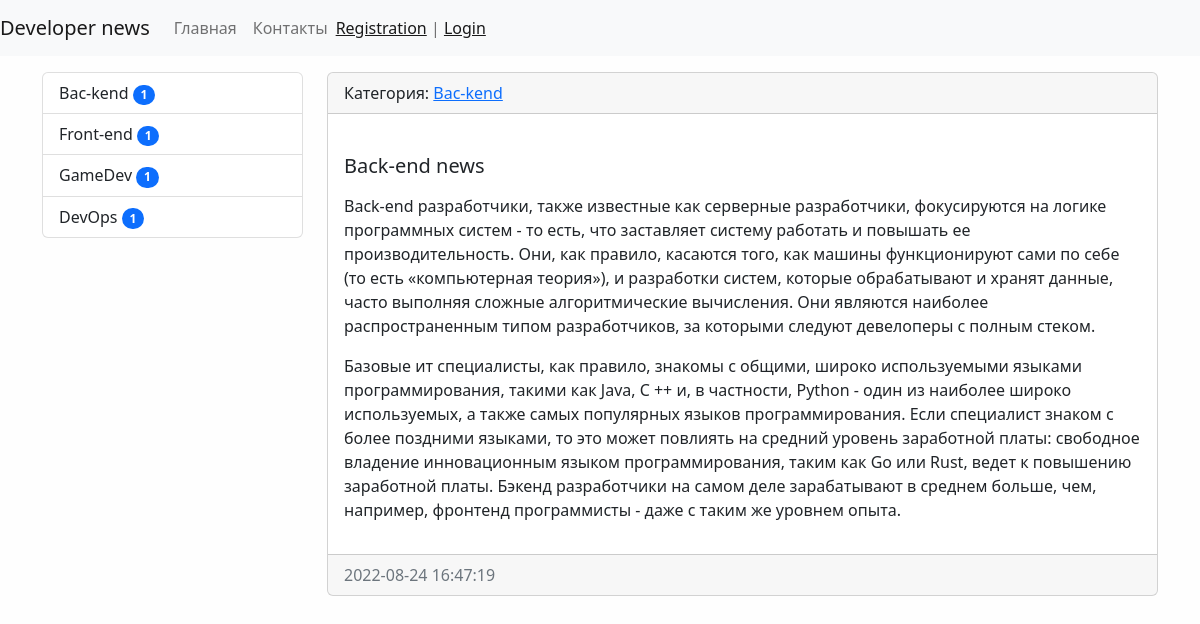
/news/1/, run on an earlier commit of the app's database.
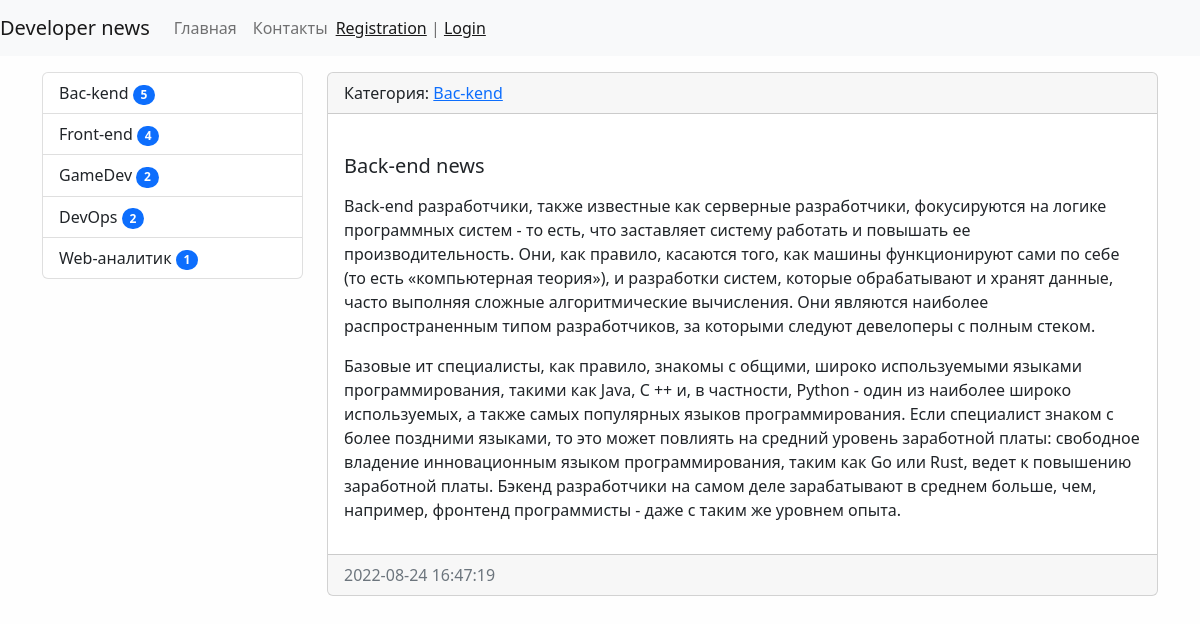
And on a later commit of the database.
### news/models.py (models this page shows, shortened)
class Category(models.Model):
    title = models.CharField(max_length=150, db_index=True,  verbose_name='Наименование категории')
    def get_absolute_url(self):
        return reverse('category', kwargs={'category_id': self.pk})
    class Meta:
        verbose_name = 'Категория'
        verbose_name_plural = 'Категории'
        ordering = ['title']

### news/views.py (the view)
# urls.py: path('news/<int:pk>/', ViewNews.as_view(), name='view_news'),
class ViewNews(DetailView):
    model = News
    context_object_name = 'news_item'
    queryset = News.objects.all()
    def get_object(self):
        obj = super().get_object()
        obj.update_views()
        return obj

### news/models.py (called while the page is built)
    def update_views(self):
        with transaction.atomic():
            self.views += 1
            self.save()

### news/templatetags/news_tags.py (called while the page is built)
@register.inclusion_tag('news/list_categories.html')
def show_categories():
    categories = cache.get('categories')
    if not categories:
        categories = Category.objects.annotate(cnt=Count('news', filter=F('news__is_published'))).filter(cnt__gt=0)
        cache.set('categories', categories, 30)
    return {'categories': categories}

### news/templates/news/news_detail.html (shortened to what this page needs)
{% extends 'base.html' %}
{% block sidebar %}
{% include 'inc/_sidebar.html' %}
{% endblock %}
{% block content %}
<div class="card mb-3">
    <div class="card-header">
        Категория: <a href="{{ news_item.category.get_absolute_url }}">{{ news_item.category.title }}</a>
    </div>
    <div class="card-body">
        <div class="media">
            <div class="media-body">
                <h5 class="card-title">{{ news_item.title }}</h5>
                <p class="card-text">{{ news_item.content|safe|linebreaks }}</p>
            </div>
        </div>
    </div>
    <div class="card-footer text-muted">
        {{ news_item.created_at|date:"Y-m-d H:i:s" }}
    </div>
</div>
{% endblock %}

### news/templates/news/list_categories.html
<div class="list-group">
    {% for item in categories %}
    <a href="{{ item.get_absolute_url }}" class="list-group-item list-group-item-action">{{ item.title }}
        <span class="badge bg-primary rounded-pill">{{ item.cnt }}</span></a>
    {% endfor %}
</div>

What changed in the data, as far as the page shows it:
computed for Category "Bac-kend": cnt "1" → "5"
computed for Category "Front-end": cnt "1" → "4"
computed for Category "GameDev": cnt "1" → "2"
computed for Category "DevOps": cnt "1" → "2"
added Category: title "Web-аналитик", cnt "1"
